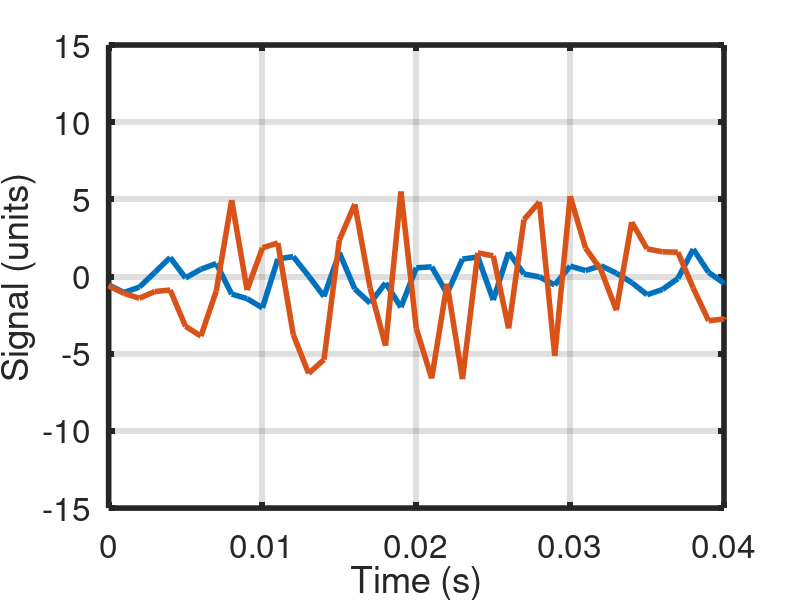

This chart was generated by the following MATLAB code:
clear all; close all; clc;
dt = 0.001; %or sample rate = 1/dt (Hz)
tMax = 10;
t = (0 : dt : tMax)';
norm_max_xcorr_mag = @(x,y)(max(abs(xcorr(x,y)))/(norm(x,2)*norm(y,2)));
x = randn(length(t), 1);
%y = randn(length(t), 1);
y = [zeros(4,1); 3.*x(1:length(t)-4,:)];
% adding white noise
y = awgn(y,tMax,'measured');
signal_similarity = norm_max_xcorr_mag(x,y)
figure(8)
plot(t, x, t, y)
set(gca, 'XLim', [0, 0.04])
grid on
xlabel('Time (s)')
ylabel('Signal (units)')
set(gca, 'XLim', [0, 0.04])
a = findobj(gcf, 'type', 'axes');
h = findobj(gcf, 'type', 'line');
set(h, 'linewidth', 4);
set(a, 'linewidth', 4);
set(a, 'FontSize', 24);

